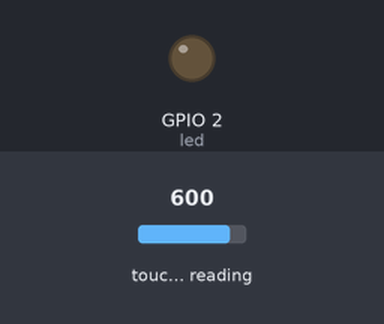
This program was run on a simulated ESP32 board running MicroPython. Parts: output pins drawn as LEDs (lit = HIGH). The inputs (shaded band) are chosen by the test bench; at power-on: touch-pad reading 600. What the program prints to the serial console is not drawn.

Above: at 3.2 s.
3.3 s: touch-pad reading set to 428
4.8 s: touch-pad reading set to 415
At 6.0 s:
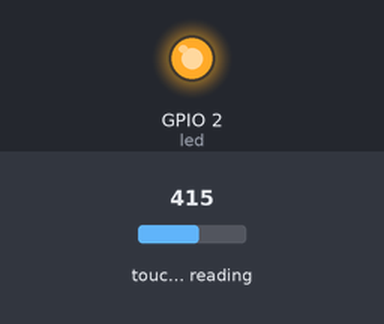
6.3 s: touch-pad reading set to 538
At 7.5 s:
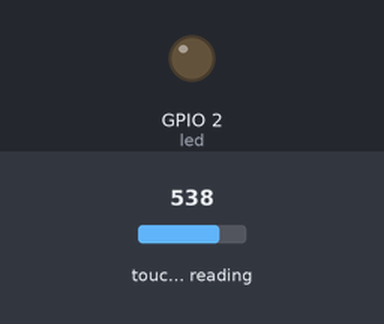
7.8 s: touch-pad reading set to 63
At 8.7 s:
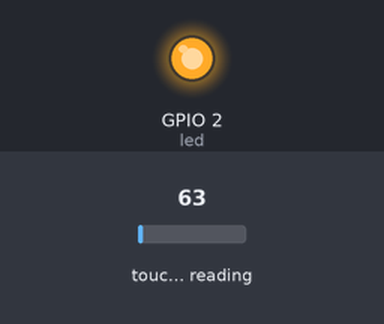
Timing chart, 0 to 10.3 s (numbered marks = the images above; inputs shaded):
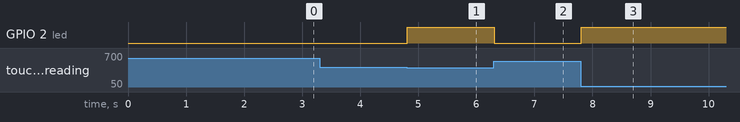

Measured:
- the behaviour switches between 420 and 419 on touch-pad reading (found by bisection; images 0 and 1)
- after the input at 3.3 s, every drawn part: stays the same
- after the input at 4.8 s, GPIO 2 (led): LOW → HIGH at once
- after the input at 6.3 s, GPIO 2 (led): HIGH → LOW at once
- after the input at 7.8 s, GPIO 2 (led): LOW → HIGH at once

The program:

gpio7.py
```python
from machine import TouchPad, Pin
import time

touch_pin = TouchPad(Pin(4))
led = Pin(2, Pin.OUT) # LED on GPIO 2

print("בצע כיול - אל תיגע בדק")
time.sleep(2)
samples = 10
sumsamples = 0
baseline = 0
for _ in range(samples):
    sumsamples += touch_pin.read()
baseline = (sumsamples / samples)
THRESHOLD = baseline * 0.7  # 30% ירידה מערך הבסיס
print(f"ערך בסיס: {baseline}, סף: {THRESHOLD}")

while True:
    touch_value = touch_pin.read()
    if touch_value < THRESHOLD:
        led.on()
    else:
        led.off()
    time.sleep(0.1)
```
